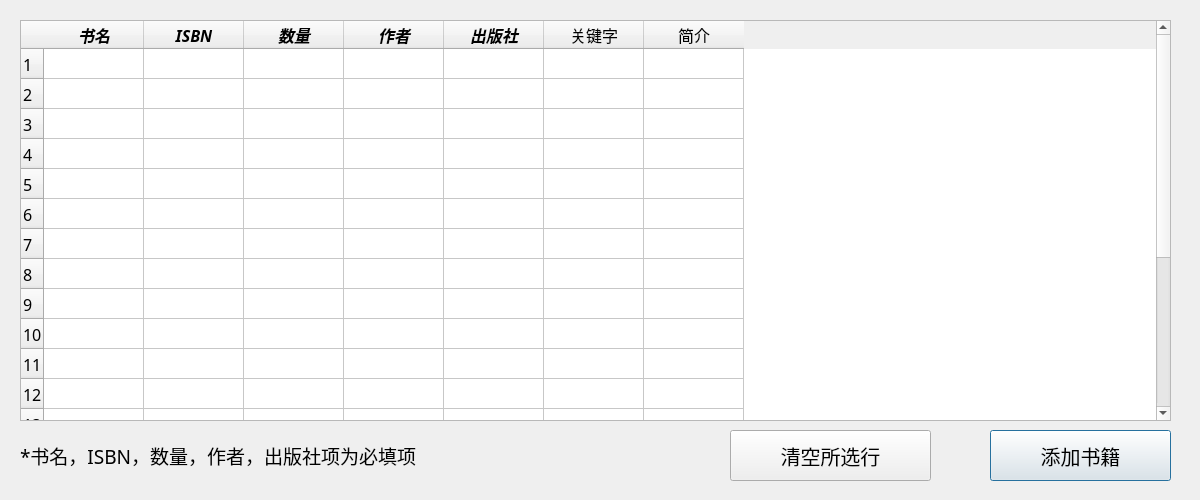
<?xml version="1.0" encoding="UTF-8"?>
<ui version="4.0">
 <class>addbook</class>
 <widget class="QDialog" name="addbook">
  <property name="geometry">
   <rect>
    <x>0</x>
    <y>0</y>
    <width>1200</width>
    <height>500</height>
   </rect>
  </property>
  <property name="windowTitle">
   <string>Dialog</string>
  </property>
  <widget class="QPushButton" name="pushButton">
   <property name="geometry">
    <rect>
     <x>990</x>
     <y>430</y>
     <width>181</width>
     <height>51</height>
    </rect>
   </property>
   <property name="font">
    <font>
     <family>迷你简稚艺</family>
     <pointsize>15</pointsize>
    </font>
   </property>
   <property name="text">
    <string>添加书籍</string>
   </property>
  </widget>
  <widget class="QPushButton" name="pushButton_2">
   <property name="geometry">
    <rect>
     <x>730</x>
     <y>430</y>
     <width>201</width>
     <height>51</height>
    </rect>
   </property>
   <property name="font">
    <font>
     <family>迷你简稚艺</family>
     <pointsize>15</pointsize>
    </font>
   </property>
   <property name="text">
    <string>清空所选行</string>
   </property>
  </widget>
  <widget class="QTableWidget" name="tableWidget">
   <property name="geometry">
    <rect>
     <x>20</x>
     <y>20</y>
     <width>1151</width>
     <height>401</height>
    </rect>
   </property>
   <property name="font">
    <font>
     <family>黑体</family>
     <pointsize>12</pointsize>
    </font>
   </property>
   <property name="rowCount">
    <number>20</number>
   </property>
   <property name="columnCount">
    <number>7</number>
   </property>
   <row/>
   <row/>
   <row/>
   <row/>
   <row/>
   <row/>
   <row/>
   <row/>
   <row/>
   <row/>
   <row/>
   <row/>
   <row/>
   <row/>
   <row/>
   <row/>
   <row/>
   <row/>
   <row/>
   <row/>
   <column>
    <property name="text">
     <string>书名</string>
    </property>
    <property name="font">
     <font>
      <family>迷你简稚艺</family>
      <pointsize>12</pointsize>
      <weight>75</weight>
      <italic>true</italic>
      <bold>true</bold>
     </font>
    </property>
   </column>
   <column>
    <property name="text">
     <string>ISBN</string>
    </property>
    <property name="font">
     <font>
      <family>造字工房悦黑体验版特细体</family>
      <pointsize>12</pointsize>
      <weight>75</weight>
      <italic>true</italic>
      <bold>true</bold>
     </font>
    </property>
   </column>
   <column>
    <property name="text">
     <string>数量</string>
    </property>
    <property name="font">
     <font>
      <family>迷你简稚艺</family>
      <pointsize>12</pointsize>
      <weight>75</weight>
      <italic>true</italic>
      <bold>true</bold>
     </font>
    </property>
   </column>
   <column>
    <property name="text">
     <string>作者</string>
    </property>
    <property name="font">
     <font>
      <family>迷你简稚艺</family>
      <pointsize>12</pointsize>
      <weight>75</weight>
      <italic>true</italic>
      <bold>true</bold>
     </font>
    </property>
   </column>
   <column>
    <property name="text">
     <string>出版社</string>
    </property>
    <property name="font">
     <font>
      <family>迷你简稚艺</family>
      <pointsize>12</pointsize>
      <weight>75</weight>
      <italic>true</italic>
      <bold>true</bold>
     </font>
    </property>
   </column>
   <column>
    <property name="text">
     <string>关键字</string>
    </property>
    <property name="font">
     <font>
      <family>迷你简稚艺</family>
      <pointsize>12</pointsize>
      <weight>50</weight>
      <italic>false</italic>
      <bold>false</bold>
     </font>
    </property>
   </column>
   <column>
    <property name="text">
     <string>简介</string>
    </property>
    <property name="font">
     <font>
      <family>迷你简稚艺</family>
      <pointsize>12</pointsize>
     </font>
    </property>
   </column>
  </widget>
  <widget class="QLabel" name="label">
   <property name="geometry">
    <rect>
     <x>20</x>
     <y>440</y>
     <width>541</width>
     <height>31</height>
    </rect>
   </property>
   <property name="font">
    <font>
     <family>黑体</family>
     <pointsize>14</pointsize>
    </font>
   </property>
   <property name="text">
    <string>*书名，ISBN，数量，作者，出版社项为必填项</string>
   </property>
  </widget>
 </widget>
 <tabstops>
  <tabstop>tableWidget</tabstop>
  <tabstop>pushButton_2</tabstop>
  <tabstop>pushButton</tabstop>
 </tabstops>
 <resources/>
 <connections/>
</ui>
